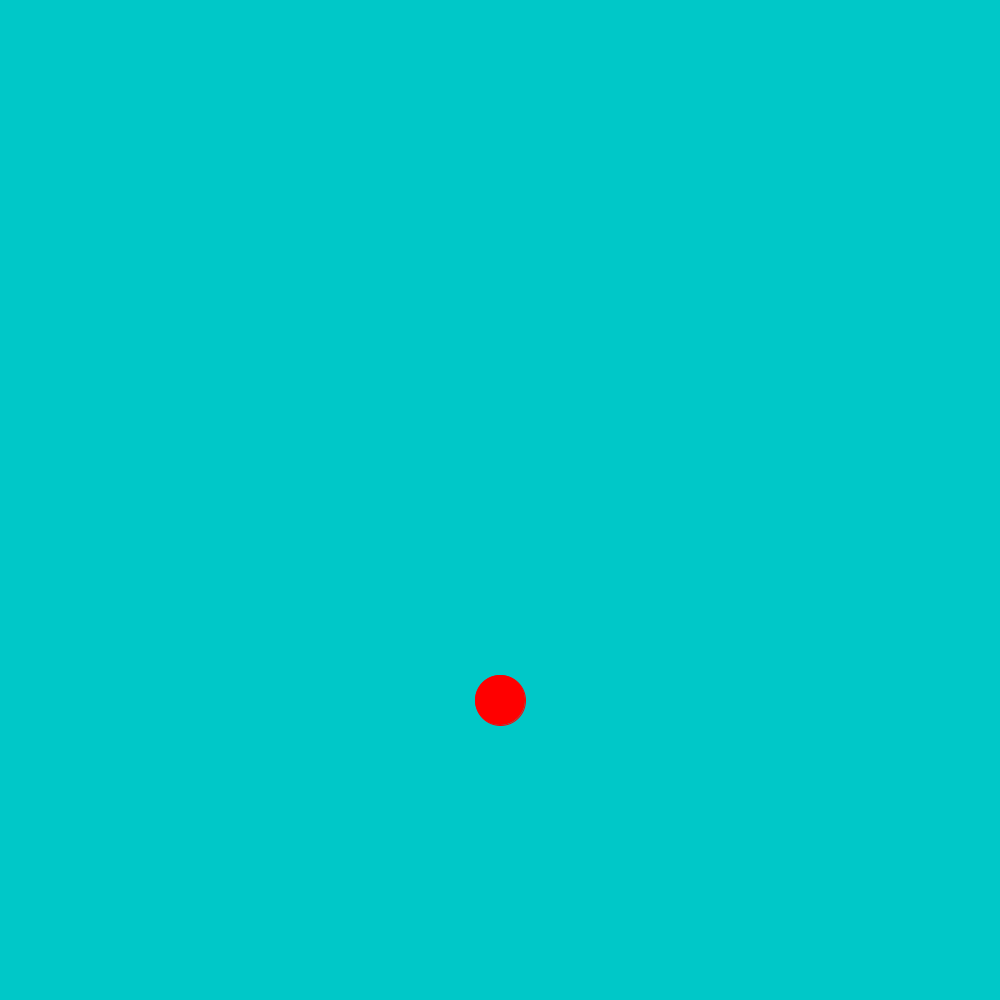
Frame 1 (no input)
Frame 60 (the mouse pressed at the canvas centre just before this capture): blank canvas, image omitted
Frame 120 (the mouse held since frame 60 and released just before this capture): blank canvas, image omitted

The Processing sketch that drew this single still picture (run headless with seeded random() and noise(); from frame 60 on, the mouse is pressed at the canvas centre):

// Processing sketch: Pong
// ── Pong.pde
int bobbx = 500;
int bobbspeed = 10;
int bobby = 700;
int bobbspeedy = 10;
void setup(){

 size(1000,1000);
background(0,200,200);



}
void draw(){
background(0,200,200);
 fill(255,0,0);
stroke(255,0,0);
ellipse(bobbx,bobby,50,50);
if(bobbx>1000||bobbx<0){
bobbspeed = -bobbspeed;
}
bobbx+=bobbspeed;
bobby+=bobbspeedy;
if(bobby>1000||bobby<0)
{

}

}
